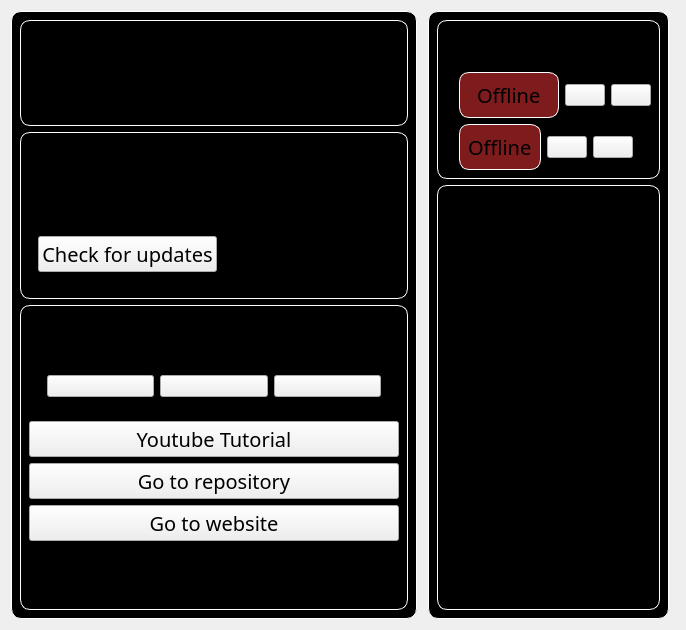
      <widget class="QWidget" name="centralHome">
       <layout class="QHBoxLayout" name="horizontalLayout_35">
        <item>
         <widget class="QWidget" name="homeLeft" native="true">
          <layout class="QVBoxLayout" name="verticalLayout_52">
           <property name="leftMargin">
            <number>0</number>
           </property>
           <property name="topMargin">
            <number>0</number>
           </property>
           <property name="rightMargin">
            <number>0</number>
           </property>
           <property name="bottomMargin">
            <number>0</number>
           </property>
           <item>
            <widget class="QWidget" name="homeMarketEngine" native="true">
             <property name="styleSheet">
              <string notr="true">#homeMarketEngine{
	background-color: rgb(0, 0, 0);
	border: 1px solid white;
	border-radius: 10px;}

</string>
             </property>
             <layout class="QVBoxLayout" name="verticalLayout_53">
              <item>
               <widget class="QWidget" name="widgetHomeTop" native="true">
                <property name="styleSheet">
                 <string notr="true">#widgetHomeTop{
	background-color: rgb(0, 0, 0);
	border-radius: 10px;
border: 1px solid white;
}
</string>
                </property>
                <layout class="QVBoxLayout" name="verticalLayout_55">
                 <item alignment="Qt::AlignHCenter|Qt::AlignVCenter">
                  <widget class="QWidget" name="widget_4" native="true">
                   <layout class="QVBoxLayout" name="verticalLayout_72">
                    <item alignment="Qt::AlignHCenter">
                     <widget class="QLabel" name="marketEngineIcon">
                      <property name="maximumSize">
                       <size>
                        <width>175</width>
                        <height>175</height>
                       </size>
                      </property>
                      <property name="font">
                       <font>
                        <underline>false</underline>
                       </font>
                      </property>
                      <property name="styleSheet">
                       <string notr="true"/>
                      </property>
                      <property name="text">
                       <string/>
                      </property>
                      <property name="pixmap">
                       <pixmap resource="../qrc/brand_icons.qrc">:/newPrefix/icons_market_engine_brand/market_engine_client.png</pixmap>
                      </property>
                      <property name="scaledContents">
                       <bool>true</bool>
                      </property>
                     </widget>
                    </item>
                    <item>
                     <widget class="QLabel" name="label_33">
                      <property name="font">
                       <font>
                        <family>SystemHud</family>
                        <pointsize>27</pointsize>
                        <weight>50</weight>
                        <italic>false</italic>
                        <bold>false</bold>
                        <underline>true</underline>
                        <strikeout>false</strikeout>
                       </font>
                      </property>
                      <property name="styleSheet">
                       <string notr="true">padding: 0px;</string>
                      </property>
                      <property name="text">
                       <string>Market Engine Client</string>
                      </property>
                     </widget>
                    </item>
                   </layout>
                  </widget>
                 </item>
                </layout>
               </widget>
              </item>
              <item alignment="Qt::AlignTop">
               <widget class="QWidget" name="softwareInfo" native="true">
                <property name="styleSheet">
                 <string notr="true">#softwareInfo{
	background-color: rgb(0, 0, 0);
	border: 1px solid white;
	border-radius: 10px
}
</string>
                </property>
                <layout class="QVBoxLayout" name="verticalLayout_50">
                 <item alignment="Qt::AlignTop">
                  <widget class="QWidget" name="widget_8" native="true">
                   <layout class="QVBoxLayout" name="verticalLayout_42">
                    <item>
                     <widget class="QLabel" name="label_29">
                      <property name="font">
                       <font>
                        <family>SystemHud</family>
                        <pointsize>20</pointsize>
                        <weight>50</weight>
                        <bold>false</bold>
                        <underline>true</underline>
                       </font>
                      </property>
                      <property name="styleSheet">
                       <string notr="true">padding:0</string>
                      </property>
                      <property name="text">
                       <string>Current Build</string>
                      </property>
                     </widget>
                    </item>
                    <item>
                     <widget class="QWidget" name="softwareInfoLabels" native="true">
                      <property name="styleSheet">
                       <string notr="true">
QLabel{
padding:0;
}</string>
                      </property>
                      <layout class="QVBoxLayout" name="verticalLayout_51">
                       <property name="leftMargin">
                        <number>0</number>
                       </property>
                       <item>
                        <widget class="QLabel" name="verLabel">
                         <property name="font">
                          <font>
                           <family>SystemHud</family>
                           <pointsize>15</pointsize>
                           <weight>50</weight>
                           <bold>false</bold>
                          </font>
                         </property>
                         <property name="text">
                          <string>Version: 1.0.0</string>
                         </property>
                        </widget>
                       </item>
                       <item alignment="Qt::AlignLeft">
                        <widget class="QPushButton" name="buttonCheckForUpdates">
                         <property name="font">
                          <font>
                           <family>SystemHud</family>
                           <pointsize>15</pointsize>
                          </font>
                         </property>
                         <property name="styleSheet">
                          <string notr="true"/>
                         </property>
                         <property name="text">
                          <string>Check for updates</string>
                         </property>
                        </widget>
                       </item>
                      </layout>
                     </widget>
                    </item>
                   </layout>
                  </widget>
                 </item>
                </layout>
               </widget>
              </item>
              <item>
               <widget class="QWidget" name="socialMedias" native="true">
                <property name="styleSheet">
                 <string notr="true">#socialMedias{
	background-color: rgb(0, 0, 0);
	border: 1px solid white;
	border-radius: 10px
}
</string>
                </property>
                <layout class="QVBoxLayout" name="verticalLayout_69">
                 <item alignment="Qt::AlignTop">
                  <widget class="QWidget" name="widget_10" native="true">
                   <property name="font">
                    <font>
                     <weight>50</weight>
                     <bold>false</bold>
                     <underline>false</underline>
                    </font>
                   </property>
                   <layout class="QVBoxLayout" name="verticalLayout_43">
                    <item>
                     <widget class="QLabel" name="label_34">
                      <property name="font">
                       <font>
                        <family>SystemHud</family>
                        <pointsize>20</pointsize>
                        <weight>50</weight>
                        <bold>false</bold>
                        <underline>true</underline>
                       </font>
                      </property>
                      <property name="styleSheet">
                       <string notr="true">padding: 0</string>
                      </property>
                      <property name="text">
                       <string>Join the community</string>
                      </property>
                     </widget>
                    </item>
                    <item>
                     <widget class="QWidget" name="widget_3" native="true">
                      <layout class="QHBoxLayout" name="horizontalLayout_43">
                       <item>
                        <widget class="QPushButton" name="buttonYoutube">
                         <property name="text">
                          <string/>
                         </property>
                         <property name="icon">
                          <iconset resource="../qrc/third_party_icons.qrc">
                           <normaloff>:/third-party-icons/icons_third_party/youtube.png</normaloff>:/third-party-icons/icons_third_party/youtube.png</iconset>
                         </property>
                         <property name="iconSize">
                          <size>
                           <width>32</width>
                           <height>32</height>
                          </size>
                         </property>
                        </widget>
                       </item>
                       <item>
                        <widget class="QPushButton" name="buttonDiscord">
                         <property name="text">
                          <string/>
                         </property>
                         <property name="icon">
                          <iconset resource="../qrc/third_party_icons.qrc">
                           <normaloff>:/third-party-icons/icons_third_party/discord.png</normaloff>:/third-party-icons/icons_third_party/discord.png</iconset>
                         </property>
                         <property name="iconSize">
                          <size>
                           <width>32</width>
                           <height>32</height>
                          </size>
                         </property>
                        </widget>
                       </item>
                       <item>
                        <widget class="QPushButton" name="buttonGithub">
                         <property name="text">
                          <string/>
                         </property>
                         <property name="icon">
                          <iconset resource="../qrc/third_party_icons.qrc">
                           <normaloff>:/third-party-icons/icons_third_party/github.png</normaloff>:/third-party-icons/icons_third_party/github.png</iconset>
                         </property>
                         <property name="iconSize">
                          <size>
                           <width>32</width>
                           <height>32</height>
                          </size>
                         </property>
                        </widget>
                       </item>
                      </layout>
                     </widget>
                    </item>
                   </layout>
                  </widget>
                 </item>
                 <item>
                  <widget class="QPushButton" name="buttonTutorial">
                   <property name="font">
                    <font>
                     <family>SystemHud</family>
                     <pointsize>15</pointsize>
                    </font>
                   </property>
                   <property name="text">
                    <string>Youtube Tutorial</string>
                   </property>
                  </widget>
                 </item>
                 <item>
                  <widget class="QPushButton" name="buttonGoToRepo">
                   <property name="minimumSize">
                    <size>
                     <width>200</width>
                     <height>0</height>
                    </size>
                   </property>
                   <property name="font">
                    <font>
                     <family>SystemHud</family>
                     <pointsize>15</pointsize>
                     <weight>50</weight>
                     <bold>false</bold>
                    </font>
                   </property>
                   <property name="text">
                    <string>Go to repository</string>
                   </property>
                  </widget>
                 </item>
                 <item>
                  <widget class="QPushButton" name="buttonGoToWebsite">
                   <property name="minimumSize">
                    <size>
                     <width>200</width>
                     <height>0</height>
                    </size>
                   </property>
                   <property name="font">
                    <font>
                     <family>SystemHud</family>
                     <pointsize>15</pointsize>
                     <weight>50</weight>
                     <bold>false</bold>
                    </font>
                   </property>
                   <property name="text">
                    <string>Go to website</string>
                   </property>
                  </widget>
                 </item>
                 <item>
                  <spacer name="horizontalSpacer_2">
                   <property name="orientation">
                    <enum>Qt::Horizontal</enum>
                   </property>
                   <property name="sizeHint" stdset="0">
                    <size>
                     <width>40</width>
                     <height>20</height>
                    </size>
                   </property>
                  </spacer>
                 </item>
                 <item>
                  <spacer name="verticalSpacer_5">
                   <property name="orientation">
                    <enum>Qt::Vertical</enum>
                   </property>
                   <property name="sizeHint" stdset="0">
                    <size>
                     <width>20</width>
                     <height>40</height>
                    </size>
                   </property>
                  </spacer>
                 </item>
                </layout>
               </widget>
              </item>
             </layout>
            </widget>
           </item>
          </layout>
         </widget>
        </item>
        <item>
         <spacer name="horizontalSpacer_3">
          <property name="orientation">
           <enum>Qt::Horizontal</enum>
          </property>
          <property name="sizeType">
           <enum>QSizePolicy::Minimum</enum>
          </property>
          <property name="sizeHint" stdset="0">
           <size>
            <width>5</width>
            <height>20</height>
           </size>
          </property>
         </spacer>
        </item>
        <item>
         <widget class="QWidget" name="rightInfo" native="true">
          <property name="styleSheet">
           <string notr="true">#rightInfo{
	background-color: rgb(0, 0, 0);
	border: 1px solid white;
	border-radius: 10px;}

</string>
          </property>
          <layout class="QVBoxLayout" name="verticalLayout_56">
           <item alignment="Qt::AlignTop">
            <widget class="QWidget" name="systemsInfo" native="true">
             <property name="styleSheet">
              <string notr="true">#systemsInfo{
	background-color: rgb(0, 0, 0);
	border-radius: 10px;
border: 1px solid white;
}
</string>
             </property>
             <layout class="QVBoxLayout" name="verticalLayout_4">
              <item>
               <widget class="QLabel" name="label_35">
                <property name="font">
                 <font>
                  <family>SystemHud</family>
                  <pointsize>20</pointsize>
                  <weight>50</weight>
                  <bold>false</bold>
                  <underline>true</underline>
                 </font>
                </property>
                <property name="text">
                 <string>Systems</string>
                </property>
               </widget>
              </item>
              <item alignment="Qt::AlignLeft">
               <widget class="QWidget" name="sonarStatusHHome" native="true">
                <property name="styleSheet">
                 <string notr="true"/>
                </property>
                <layout class="QHBoxLayout" name="horizontalLayout_29">
                 <property name="leftMargin">
                  <number>0</number>
                 </property>
                 <property name="topMargin">
                  <number>0</number>
                 </property>
                 <property name="rightMargin">
                  <number>0</number>
                 </property>
                 <property name="bottomMargin">
                  <number>0</number>
                 </property>
                 <item>
                  <widget class="QLabel" name="label_36">
                   <property name="minimumSize">
                    <size>
                     <width>0</width>
                     <height>0</height>
                    </size>
                   </property>
                   <property name="maximumSize">
                    <size>
                     <width>65</width>
                     <height>65</height>
                    </size>
                   </property>
                   <property name="text">
                    <string/>
                   </property>
                   <property name="pixmap">
                    <pixmap resource="../qrc/market_engine_icons.qrc">:/icons/icons_market_engine/sonar_api.png</pixmap>
                   </property>
                   <property name="scaledContents">
                    <bool>true</bool>
                   </property>
                  </widget>
                 </item>
                 <item>
                  <widget class="QStackedWidget" name="sonarStatusStackedHome">
                   <property name="minimumSize">
                    <size>
                     <width>100</width>
                     <height>0</height>
                    </size>
                   </property>
                   <property name="styleSheet">
                    <string notr="true"/>
                   </property>
                   <property name="currentIndex">
                    <number>1</number>
                   </property>
                   <widget class="QWidget" name="sonarStatusStackedOnlineHome">
                    <property name="styleSheet">
                     <string notr="true">#sonarStatusStackedOnlineHome{
	background-color: rgb(99, 140, 24);
	border: 1px solid white;
	border-radius: 10px
}
</string>
                    </property>
                    <layout class="QHBoxLayout" name="horizontalLayout_37">
                     <item alignment="Qt::AlignHCenter">
                      <widget class="QLabel" name="sonarStatusStackedOnlineLHome">
                       <property name="font">
                        <font>
                         <family>SystemHud</family>
                         <pointsize>15</pointsize>
                         <weight>50</weight>
                         <bold>false</bold>
                        </font>
                       </property>
                       <property name="text">
                        <string>Online</string>
                       </property>
                      </widget>
                     </item>
                    </layout>
                   </widget>
                   <widget class="QWidget" name="sonarStatusStackedOfflineHome">
                    <property name="styleSheet">
                     <string notr="true">#sonarStatusStackedOfflineHome{
	background-color: rgb(125, 27, 29);
	border: 1px solid white;
	border-radius: 10px
}
</string>
                    </property>
                    <layout class="QHBoxLayout" name="horizontalLayout_38">
                     <item alignment="Qt::AlignHCenter">
                      <widget class="QLabel" name="sonarStatusStackedOfflineLHome">
                       <property name="font">
                        <font>
                         <family>SystemHud</family>
                         <pointsize>15</pointsize>
                         <weight>50</weight>
                         <bold>false</bold>
                        </font>
                       </property>
                       <property name="text">
                        <string>Offline</string>
                       </property>
                      </widget>
                     </item>
                    </layout>
                   </widget>
                  </widget>
                 </item>
                 <item>
                  <widget class="QPushButton" name="buttonSonarExecHome">
                   <property name="text">
                    <string/>
                   </property>
                   <property name="icon">
                    <iconset resource="../qrc/market_engine_icons.qrc">
                     <normaloff>:/icons/icons_market_engine/start.png</normaloff>:/icons/icons_market_engine/start.png</iconset>
                   </property>
                   <property name="iconSize">
                    <size>
                     <width>32</width>
                     <height>32</height>
                    </size>
                   </property>
                  </widget>
                 </item>
                 <item>
                  <widget class="QPushButton" name="buttonSonarEndHome">
                   <property name="text">
                    <string/>
                   </property>
                   <property name="icon">
                    <iconset resource="../qrc/market_engine_icons.qrc">
                     <normaloff>:/icons/icons_market_engine/end.png</normaloff>:/icons/icons_market_engine/end.png</iconset>
                   </property>
                   <property name="iconSize">
                    <size>
                     <width>32</width>
                     <height>32</height>
                    </size>
                   </property>
                  </widget>
                 </item>
                </layout>
               </widget>
              </item>
              <item alignment="Qt::AlignLeft">
               <widget class="QWidget" name="tradeupEngineStatusHHome" native="true">
                <property name="styleSheet">
                 <string notr="true"/>
                </property>
                <layout class="QHBoxLayout" name="horizontalLayout_39">
                 <property name="leftMargin">
                  <number>0</number>
                 </property>
                 <property name="topMargin">
                  <number>0</number>
                 </property>
                 <property name="rightMargin">
                  <number>0</number>
                 </property>
                 <property name="bottomMargin">
                  <number>0</number>
                 </property>
                 <item>
                  <widget class="QLabel" name="label_37">
                   <property name="minimumSize">
                    <size>
                     <width>0</width>
                     <height>0</height>
                    </size>
                   </property>
                   <property name="maximumSize">
                    <size>
                     <width>65</width>
                     <height>65</height>
                    </size>
                   </property>
                   <property name="text">
                    <string/>
                   </property>
                   <property name="pixmap">
                    <pixmap resource="../qrc/market_engine_icons.qrc">:/icons/icons_market_engine/calculator_auto.png</pixmap>
                   </property>
                   <property name="scaledContents">
                    <bool>true</bool>
                   </property>
                  </widget>
                 </item>
                 <item>
                  <widget class="QStackedWidget" name="tradeupEngineStatusStackedHome">
                   <property name="font">
                    <font>
                     <family>SystemHud</family>
                     <pointsize>15</pointsize>
                     <weight>75</weight>
                     <bold>true</bold>
                    </font>
                   </property>
                   <property name="styleSheet">
                    <string notr="true"/>
                   </property>
                   <property name="currentIndex">
                    <number>1</number>
                   </property>
                   <widget class="QWidget" name="tradeupEngineStatusStackedOnlineHome">
                    <property name="styleSheet">
                     <string notr="true">#tradeupEngineStatusStackedOnlineHome{
	background-color: rgb(99, 140, 24);
	border: 1px solid white;
	border-radius: 10px
}
</string>
                    </property>
                    <layout class="QHBoxLayout" name="horizontalLayout_40">
                     <item alignment="Qt::AlignHCenter|Qt::AlignVCenter">
                      <widget class="QLabel" name="tradeupEngineStatusStackedOnlineLHome">
                       <property name="font">
                        <font>
                         <family>SystemHud</family>
                         <pointsize>15</pointsize>
                         <weight>50</weight>
                         <bold>false</bold>
                        </font>
                       </property>
                       <property name="text">
                        <string>Online</string>
                       </property>
                      </widget>
                     </item>
                    </layout>
                   </widget>
                   <widget class="QWidget" name="tradeupEngineStatusStackedOfflineHome">
                    <property name="styleSheet">
                     <string notr="true">#tradeupEngineStatusStackedOfflineHome{
	background-color: rgb(125, 27, 29);
	border: 1px solid white;
	border-radius: 10px
}
</string>
                    </property>
                    <layout class="QHBoxLayout" name="horizontalLayout_41">
                     <item alignment="Qt::AlignHCenter">
                      <widget class="QLabel" name="tradeupEngineStatusStackedOfflineLHome">
                       <property name="font">
                        <font>
                         <family>SystemHud</family>
                         <pointsize>15</pointsize>
                         <weight>50</weight>
                         <bold>false</bold>
                        </font>
                       </property>
                       <property name="text">
                        <string>Offline</string>
                       </property>
                      </widget>
                     </item>
                    </layout>
                   </widget>
                  </widget>
                 </item>
                 <item>
                  <widget class="QPushButton" name="buttonTradeupEngineExecHome">
                   <property name="text">
                    <string/>
                   </property>
                   <property name="icon">
                    <iconset resource="../qrc/market_engine_icons.qrc">
                     <normaloff>:/icons/icons_market_engine/start.png</normaloff>:/icons/icons_market_engine/start.png</iconset>
                   </property>
                   <property name="iconSize">
                    <size>
                     <width>32</width>
                     <height>32</height>
                    </size>
                   </property>
                  </widget>
                 </item>
                 <item>
                  <widget class="QPushButton" name="buttonTradeupEngineEndHome">
                   <property name="text">
                    <string/>
                   </property>
                   <property name="icon">
                    <iconset resource="../qrc/market_engine_icons.qrc">
                     <normaloff>:/icons/icons_market_engine/end.png</normaloff>:/icons/icons_market_engine/end.png</iconset>
                   </property>
                   <property name="iconSize">
                    <size>
                     <width>32</width>
                     <height>32</height>
                    </size>
                   </property>
                  </widget>
                 </item>
                </layout>
               </widget>
              </item>
             </layout>
            </widget>
           </item>
           <item>
            <widget class="QWidget" name="serverStatus" native="true">
             <property name="styleSheet">
              <string notr="true">#serverStatus{
	background-color: rgb(0, 0, 0);
	border-radius: 10px;
border: 1px solid white;
}
</string>
             </property>
             <layout class="QVBoxLayout" name="verticalLayout_5">
              <item>
               <widget class="QLabel" name="label_38">
                <property name="font">
                 <font>
                  <family>SystemHud</family>
                  <pointsize>20</pointsize>
                  <underline>true</underline>
                 </font>
                </property>
                <property name="text">
                 <string>General Info</string>
                </property>
               </widget>
              </item>
              <item>
               <widget class="QWidget" name="widget_11" native="true">
                <property name="styleSheet">
                 <string notr="true">padding: 0</string>
                </property>
                <layout class="QVBoxLayout" name="verticalLayout_21">
                 <item>
                  <widget class="QLabel" name="itemsLoadedHome">
                   <property name="font">
                    <font>
                     <family>SystemHud</family>
                     <pointsize>15</pointsize>
                     <weight>50</weight>
                     <bold>false</bold>
                    </font>
                   </property>
                   <property name="text">
                    <string>Items loaded: 0</string>
                   </property>
                  </widget>
                 </item>
                 <item>
                  <widget class="QLabel" name="tradeupsFoundHome">
                   <property name="font">
                    <font>
                     <family>SystemHud</family>
                     <pointsize>15</pointsize>
                     <weight>50</weight>
                     <bold>false</bold>
                    </font>
                   </property>
                   <property name="text">
                    <string>tradeups loaded: 0</string>
                   </property>
                  </widget>
                 </item>
                </layout>
               </widget>
              </item>
              <item>
               <spacer name="verticalSpacer_4">
                <property name="orientation">
                 <enum>Qt::Vertical</enum>
                </property>
                <property name="sizeHint" stdset="0">
                 <size>
                  <width>20</width>
                  <height>40</height>
                 </size>
                </property>
               </spacer>
              </item>
              <item>
               <spacer name="horizontalSpacer">
                <property name="orientation">
                 <enum>Qt::Horizontal</enum>
                </property>
                <property name="sizeHint" stdset="0">
                 <size>
                  <width>40</width>
                  <height>20</height>
                 </size>
                </property>
               </spacer>
              </item>
             </layout>
            </widget>
           </item>
          </layout>
         </widget>
        </item>
        <item>
         <widget class="QWidget" name="homeRight" native="true">
          <layout class="QVBoxLayout" name="verticalLayout_49">
           <property name="leftMargin">
            <number>0</number>
           </property>
           <property name="topMargin">
            <number>0</number>
           </property>
           <property name="rightMargin">
            <number>0</number>
           </property>
           <property name="bottomMargin">
            <number>0</number>
           </property>
          </layout>
         </widget>
        </item>
       </layout>
      </widget>
